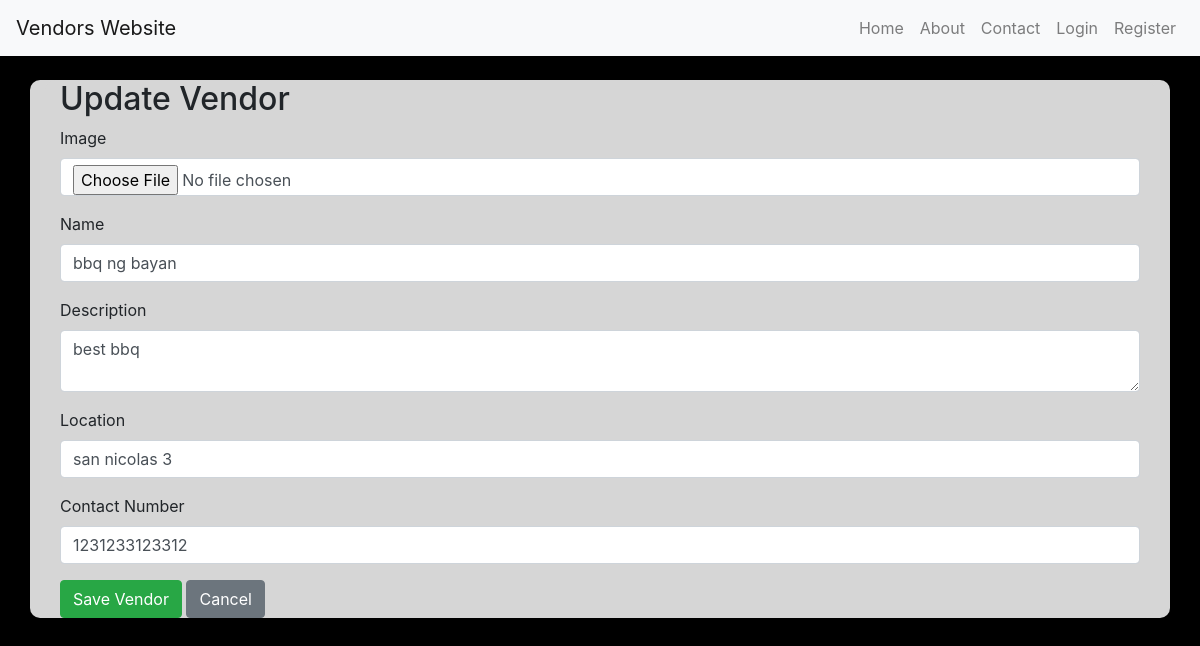
/vendor/3/update/, run on an earlier commit of the app's database.
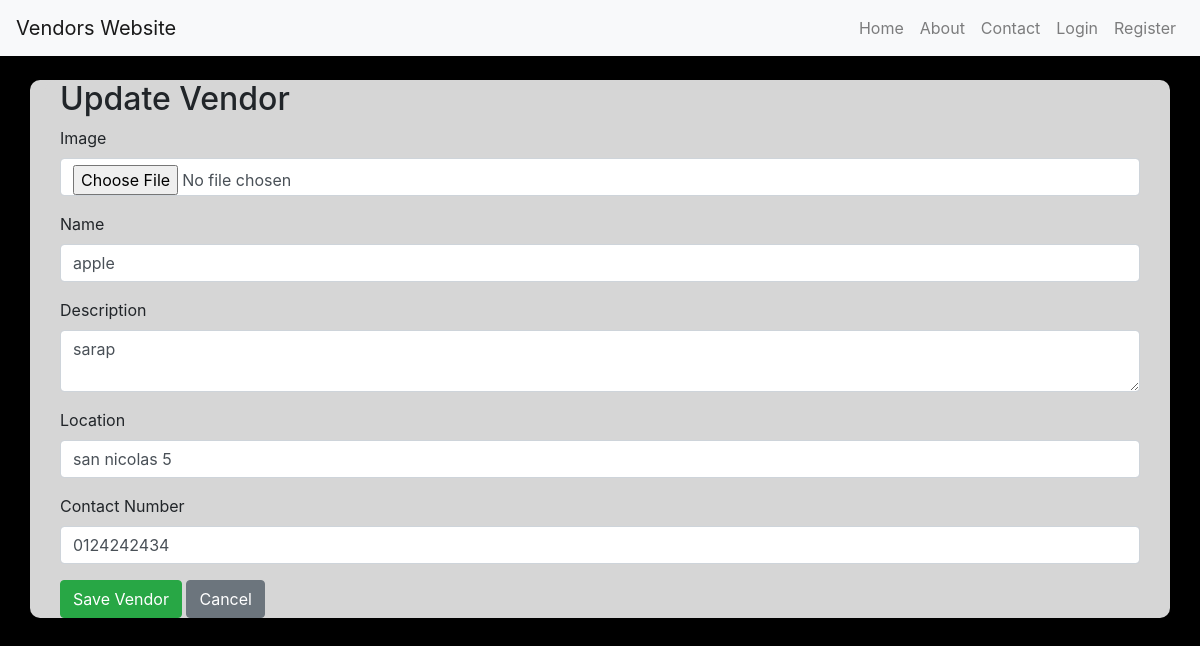
And on a later commit of the database.
### app/models.py (models this page shows, shortened)
class Vendor(models.Model):
    user = models.OneToOneField(settings.AUTH_USER_MODEL, on_delete=models.CASCADE)
    image = models.ImageField(default='default.jpg', upload_to='profile_pics')
    name = models.CharField(max_length=255)
    description = models.TextField()
    location = models.CharField(max_length=255)
    contact_number = models.CharField(max_length=15)

### app/views.py (the view)
# urls.py: path('vendor/<int:pk>/update/', VendorUpdateView.as_view(), name='vendor_update'),
class VendorUpdateView(UpdateView):
    model = Vendor
    fields = ['image', 'name', 'description', 'location', 'contact_number']
    template_name = 'vendor/vendor_update.html'
    success_url = reverse_lazy('vendor_list')

### app/templates/vendor/vendor_update.html (shortened to what this page needs)
{% extends "app/base.html" %}
{% block content %}
<div class="container mt-4">
    <h2>Update Vendor</h2>
    <form action="{% url 'vendor_update' vendor.pk %}" method="post" enctype="multipart/form-data" id="vendorForm">
        <div class="mb-3">
            <label class="form-label" for="id_image">Image</label>
            <input type="file" name="image" class="form-control" id="id_image" value="{{ form.image.value|default:'' }}">
        </div>
        <div class="mb-3">
            <label class="form-label" for="id_name">Name</label>
            <input type="text" name="name" class="form-control" id="id_name" value="{{ form.name.value|default:'' }}">
        </div>
        <div class="mb-3">
            <label class="form-label" for="id_description">Description</label>
            <textarea name="description" class="form-control" id="id_description">{{ form.description.value|default:'' }}</textarea>
        </div>
        <div class="mb-3">
            <label class="form-label" for="id_location">Location</label>
            <input type="text" name="location" class="form-control" id="id_location" value="{{ form.location.value|default:'' }}">
        </div>
        <div class="mb-3">
            <label class="form-label" for="id_contact_number">Contact Number</label>
            <input type="text" name="contact_number" class="form-control" id="id_contact_number" value="{{ form.contact_number.value|default:'' }}">
        </div>
        <button type="submit" class="btn btn-success">Save Vendor</button>
        <a href="{% url 'vendor_list' %}" class="btn btn-secondary">Cancel</a>
    </form>
</div>
{% endblock content %}

What changed in the data, as far as the page shows it:
changed Vendor: name "bbq ng bayan" → "apple"; description "best bbq" → "sarap"; location "san nicolas 3" → "san nicolas 5"; contact_number "1231233123312" → "0124242434"
